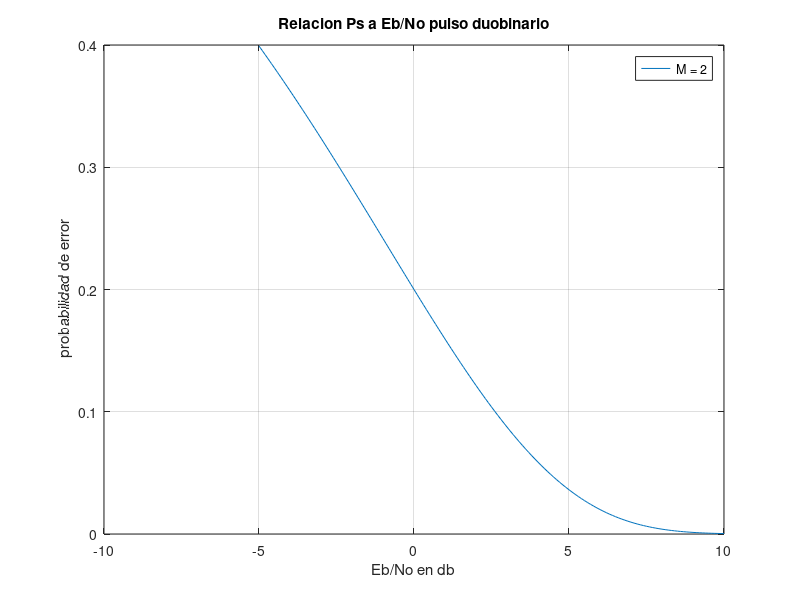

Write the MATLAB code that produced this figure.
function [ EbNo, P_b ] = probfunc()
%devulve grafica de probabilidad de error teorica M = 2 de senalizacion
%duobinaria.
EbNo = -5:0.1:10;
E = 10.^(EbNo/10);
P_s = (3/2)*qfunc((pi/4)*sqrt(2*E));

P_b = P_s;

plot(EbNo, P_s)
xlabel('Eb/No en db')
ylabel(' probabilidad de error')
legend('M = 2')
title('Relacion Ps a Eb/No pulso duobinario')
grid on

end

